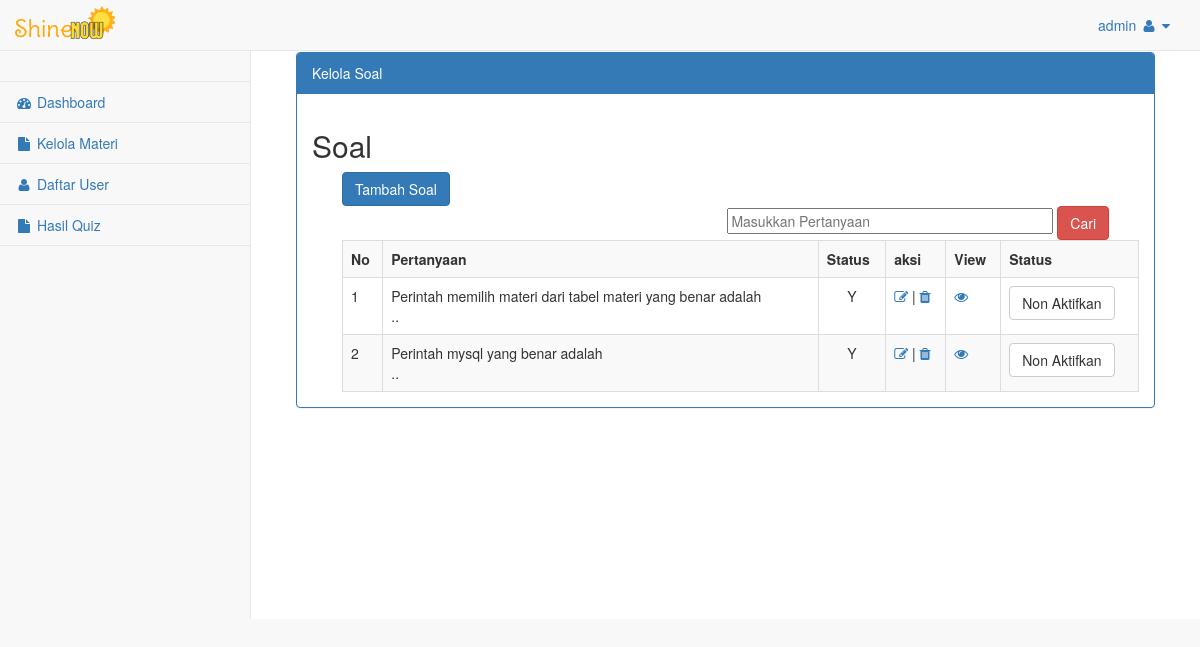
/admin/media.php?module=soal&topik=mysqldasar (signed in), run on the app's committed database.
### tables this page shows
CREATE TABLE `tbl_soal` (
  `id_soal` int(5) NOT NULL AUTO_INCREMENT,
  `soal` text NOT NULL,
  `a` varchar(30) NOT NULL,
  `b` varchar(30) NOT NULL,
  `c` varchar(30) NOT NULL,
  `d` varchar(30) NOT NULL,
  `knc_jawaban` varchar(30) NOT NULL,
  `gambar` varchar(100) NOT NULL,
  `tanggal` date NOT NULL,
  `aktif` enum('Y','N') NOT NULL DEFAULT 'Y',
  `topik` varchar(255) DEFAULT NULL,
  PRIMARY KEY (`id_soal`)
);

### admin/modul/mod_soal/soal.php (the view, shortened to what this page needs)
        <div id="page-wrapper">
            <div class="container-fluid">
                <div class="row">
                    <div class="col-lg-12">
                    </div>
                </div>
                <div class="row">
                    <div class="col-lg-12">
                    <div class="panel panel-primary">
                        <div class="panel-heading">
                          Kelola Soal
                        </div>
                        <div class="panel-body">
<?php
 if (empty($_SESSION['username']) AND empty($_SESSION['passuser'])){
  echo "<link href='style.css' rel='stylesheet' type='text/css'>
 <center>Untuk mengakses modul, Anda harus login <br>";
  echo "<a href=../../index.php><b>LOGIN</b></a></center>";
}
else{
$aksi="modul/mod_soal/aksi_soal.php";
switch($_GET[act]) {
  default:
    echo "<h2>Soal</h2>";
  echo "<div style='text-align:left;padding-left:30px;'>
          <input class='btn btn-primary' type=button value='Tambah Soal'
          onclick=\"window.location.href='?module=soal&act=tambahsoal&topik=$_GET[topik]';\">";
  echo "<div style='text-align:right;padding-right:30px;'>
         <form method='POST' action=?module=soal&act=carisoal>
     <input type=text name='cari'  placeholder='Masukkan Pertanyaan' list='auto' size=40 required/> <input type=submit class='btn btn-danger' value='Cari'>";
    echo"<datalist id='auto'>";
  echo"</datalist></form>
      </div>";
     echo" <table class='table table-striped table-bordered table-hover'>
          <tr><th>No</th><th>Pertanyaan</th><th>Status</th><th>aksi</th><th>View</th><th>Status</th></tr>";
    $topik = $_GET[topik];
    $tampil=mysqli_query($con,"SELECT * FROM tbl_soal WHERE topik = '$topik' ORDER BY id_soal DESC");
    $no=1;
    while ($r=mysqli_fetch_array($tampil)){
    $soal=substr($r[soal],0,78);
       echo "<tr><td>$no</td>
             <td>$soal..</td>
       <td align='center'>$r[aktif]</td>
             <td>
        <a href=?module=soal&act=editsoal&id=$r[id_soal]><i class='fa fa-pencil-square-o'></i></a> |
        <a href=$aksi?module=soal&act=hapus&id=$r[id_soal]><i class='fa fa-trash'></i></a></td>
        <td> <a href='#' onclick=\"bukajendela('zoom.php?id=$r[id_soal]')\"><i class='fa fa-eye'></i></a></td>";
        if ($r[aktif]=="Y") {
          echo"<td><input type=button class='btn btn-default' value='Non Aktifkan' onclick=\"window.location.href='$aksi?module=soal&act=nonaktif&id=$r[id_soal]';\"></td>";
        }else {
          echo"<td align='center'><input class='btn btn-success' type=button value='Aktifkan' onclick=\"window.location.href='$aksi?module=soal&act=aktif&id=$r[id_soal]';\"></td>";
        }
        echo"   </td>
    </tr>";
      $no++;
    }
    echo "</table>";
    break;
  }
}
?>
                        </div>
                    </div>
                    </div>
                </div>
            </div>
        </div>

### data on the page
tbl_soal: soal "Perintah memilih materi dari tabel materi yang benar adalah", aktif "Y"
tbl_soal: soal "Perintah mysql yang benar adalah", aktif "Y"

### other printed values
$_SESSION[username] "admin"
